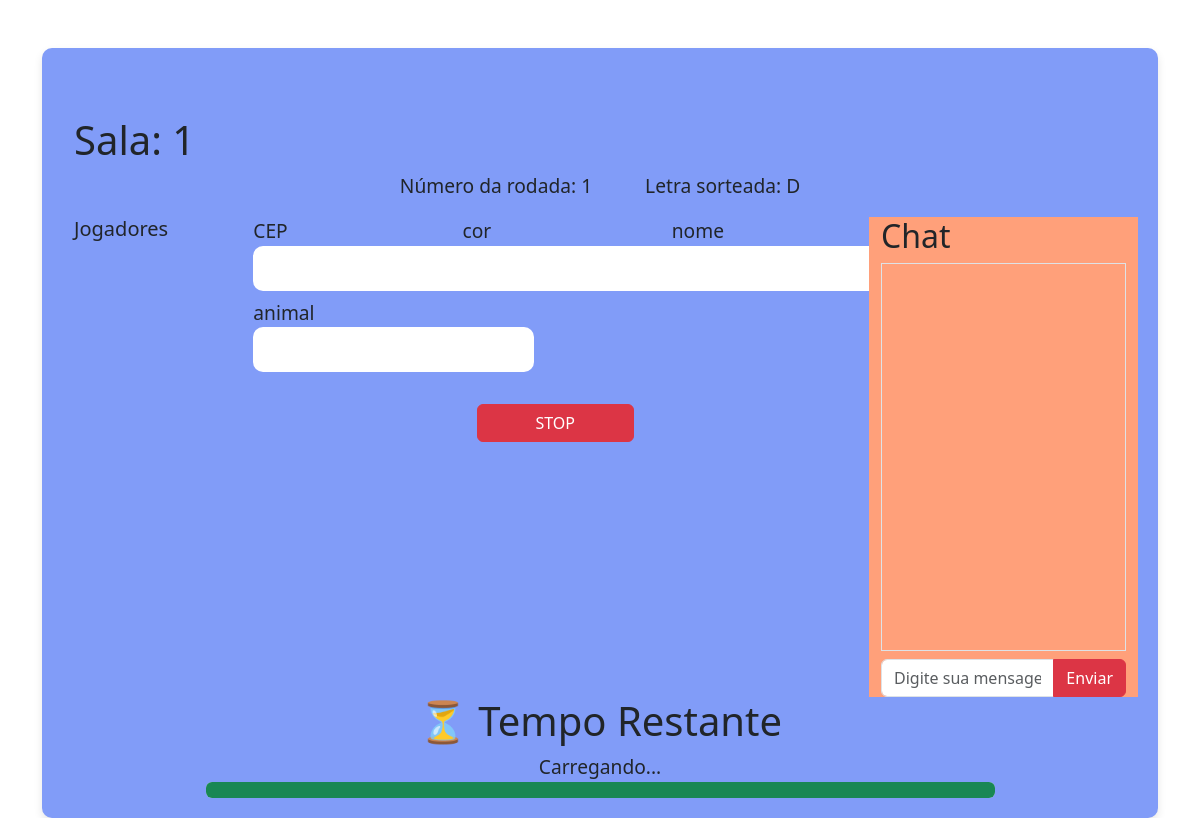
Page /sala/1 on the committed database.
### app.py (models this page shows, shortened)
class Sala(db.Model):
    id = db.Column(db.Integer, primary_key=True)
    numero_rodadas = db.Column(db.Integer, nullable=False)
    rodadas = db.relationship('Rodada', backref='sala', lazy=True)
    temas = db.relationship('Tema', secondary='sala_tema', backref='salas', lazy=True)
    tempo = db.Column(db.Integer, nullable=False)
    jogadores = db.relationship('Jogador', secondary='sala_jogador', backref='salas', lazy=True)
    letras = db.relationship('Letras', secondary='sala_letras', backref='salas', lazy=True)
    numero_jogadores = db.Column(db.Integer, nullable=False)
    senha = db.Column(db.String(120), nullable=True)
    finalizado = db.Column(db.Boolean, default=False)
    data_criacao = db.Column(db.DateTime, nullable=False, default=db.func.current_timestamp())
    data_inicio = db.Column(db.DateTime, nullable=True)
    rodada_atual = db.Column(db.Integer, nullable=False, default=0)

class Rodada(db.Model):
    id = db.Column(db.Integer, primary_key=True)
    numero = db.Column(db.Integer, nullable=False)
    sala_id = db.Column(db.Integer, db.ForeignKey('sala.id'), nullable=False)
    letra_id = db.Column(db.ForeignKey('letras.id'), nullable=False)
    letra = db.relationship('Letras', backref='rodadas', lazy=True)
    data_inicio = db.Column(db.DateTime, nullable=True)
    data_fim = db.Column(db.DateTime, nullable=True)

class Letras(db.Model):
    id = db.Column(db.Integer, primary_key=True)
    letra = db.Column(db.String(1), nullable=False)

class Tema(db.Model):
    id = db.Column(db.Integer, primary_key=True)
    nome = db.Column(db.String(50), nullable=False)

### app.py (the view)
@app.route('/sala/<int:sala_id>')
def sala(sala_id):
    sala = Sala.query.get_or_404(sala_id)
    rodada_atual = Rodada.query.filter_by(sala_id=sala.id, numero=sala.rodada_atual).first()
    data_inicio_brl = datetime_to_brl(rodada_atual.data_inicio) if rodada_atual and rodada_atual.data_inicio else None
    current_timestamp = int(time.time())+60  # gera timestamp atual em segundos
    print(f"Data inicio BRL: {data_inicio_brl}, current_timestamp: {current_timestamp}")
    return render_template('sala.html', sala=sala, rodadas=sala.rodadas, letras=sala.letras, temas=sala.temas, jogadores=sala.jogadores, rodada=rodada_atual,data_inicio_brl=data_inicio_brl, current_timestamp=current_timestamp)

### app.py (called while the page is built)
def datetime_to_brl(dt):
    return dt+timedelta(hours=-3) if dt else None

### templates/sala.html (shortened to what this page needs)
{% extends "base.html" %}
{% block content %}
{% if sala.data_inicio %}
<div class="container mt-5">
    <h1>Sala: {{ sala.id }}</h1>
    {% else %}
    <div class="container mt-5">
        <h1>Sala: {{ sala.id }}</h1>
        <p>Aguardando início do jogo...</p>
        {% endif %}
        {% if sala.data_inicio %}
        <div class="row">
            <div class="col-12 justify-content-center text-center mb-3">
                <span class="me-4">Número da rodada: {{ rodada.numero }} </span>
                <span class="ms-4">Letra sorteada: {{ rodada.letra.letra }}</span>
            </div>
        </div>
        {% endif %}
        <div class="row">
            <div class="col-md-2 col-lg-2">
                <h5>Jogadores</h5>
            </div>
            <div class="col-md-7 col-lg-7">
                {% if sala.finalizado %}
                <div class="alert alert-info text-center" role="alert">
                    Jogo finalizado! Obrigado por jogar.
                    Veja o ranking abaixo:
                    <a href="{{ url_for('resultado', sala_id=sala.id) }}" class="btn btn-primary btn-sm ms-2">Ver
                        Ranking</a>
                </div>
                {% elif sala.data_inicio %}
                <div class="row">
                    {% for tema in temas %}
                    <div class="col-4">
                        <label for="{{ tema.id }}">{{ tema.nome }}</label>
                        <input type="text" class="mb-2 input-response" id="{{ tema.id }}" name="{{ tema.id }}" required>
                    </div>
                    {% endfor %}
                </div>
                <div class="row align-items-center justify-content-center">
                    <button onclick="stop()" class="btn btn-danger mt-4 col-3">STOP</button>
                </div>
                {% else %}
                <div class="input-group">
                    <button class="btn btn-primary" onclick="iniciar_jogo()">Iniciar Jogo</button>
                </div>
                {% endif %}
            </div>
            <div class="col-md-3 col-lg-3 d-flex flex-column" style="background-color: lightsalmon; height: 60vh;">
                <div class="row">
                    <h2>Chat</h2>
                </div>
                <ul id="chat" class="flex-grow-1 overflow-auto border p-2 mb-2"></ul>
                <div class="mt-auto">
                    <div class="input-group">
                        <input id="msg" class="form-control" placeholder="Digite sua mensagem...">
                        <button type="submit" class="btn btn-danger" onclick="enviar()">Enviar</button>
                    </div>
                </div>
            </div>
            <div class="container text-center">
                <h1>⏳ Tempo Restante</h1>
                <div id="timer">Carregando...</div>
                <div class="progress w-75 mx-auto">
                    <div id="progress-bar" class="progress-bar bg-success" style="width: 100%;"></div>
                </div>
            </div>
            {% endblock %}

### static/style.css (style rules this page uses)
#timer { transition: transform 0.3s ease, color 0.3s ease; }
.input-response { outline: none; box-shadow: none; border-radius: 10px; height: 45px; border: none; }

### rows in the picture
Sala: id "1"
Rodada: numero "1"
Letras: letra.letra "D"
Tema: nome "CEP"
Tema: nome "cor"
Tema: nome "nome"
Tema: nome "animal"
